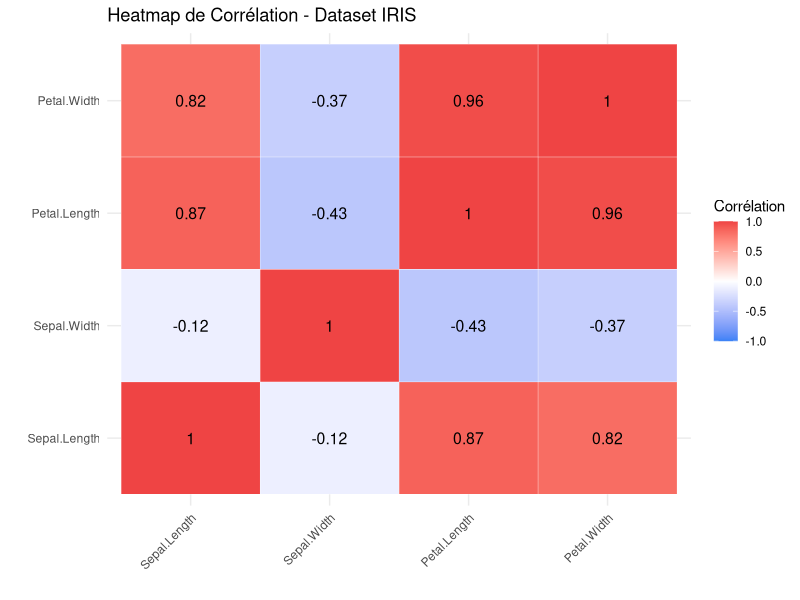
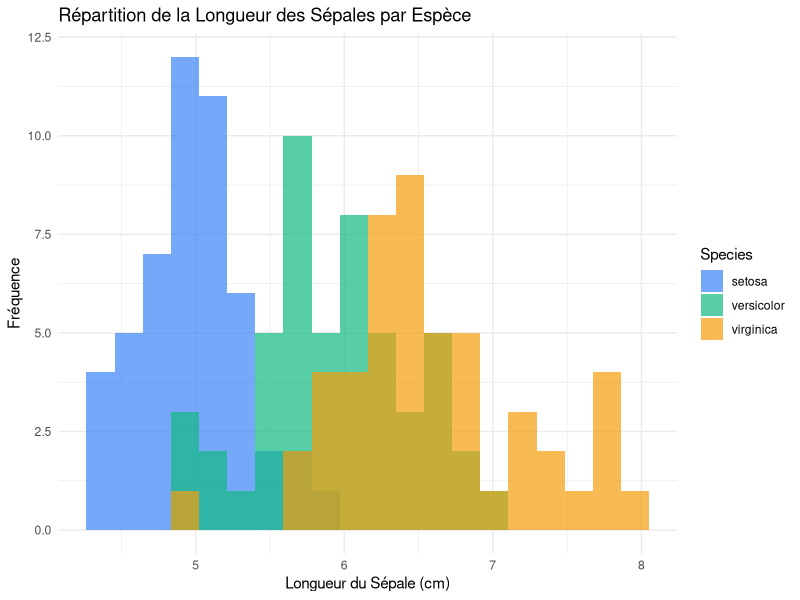
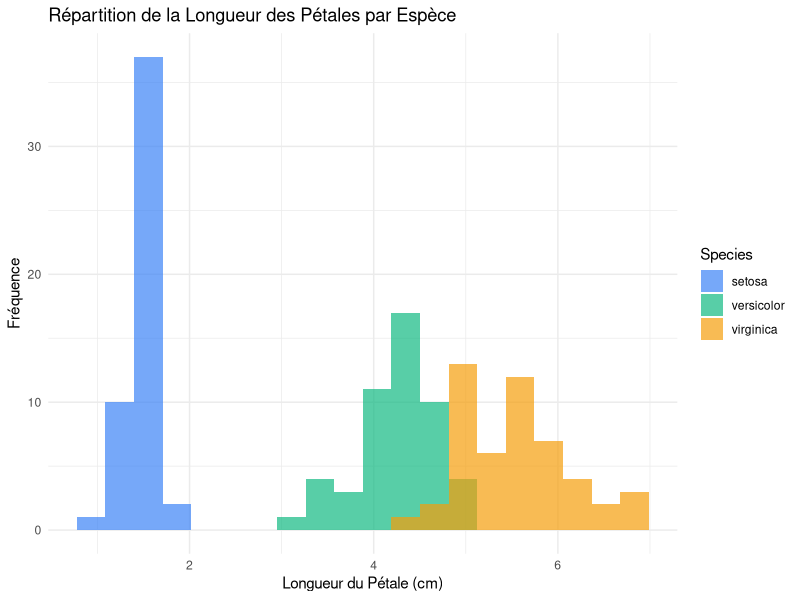
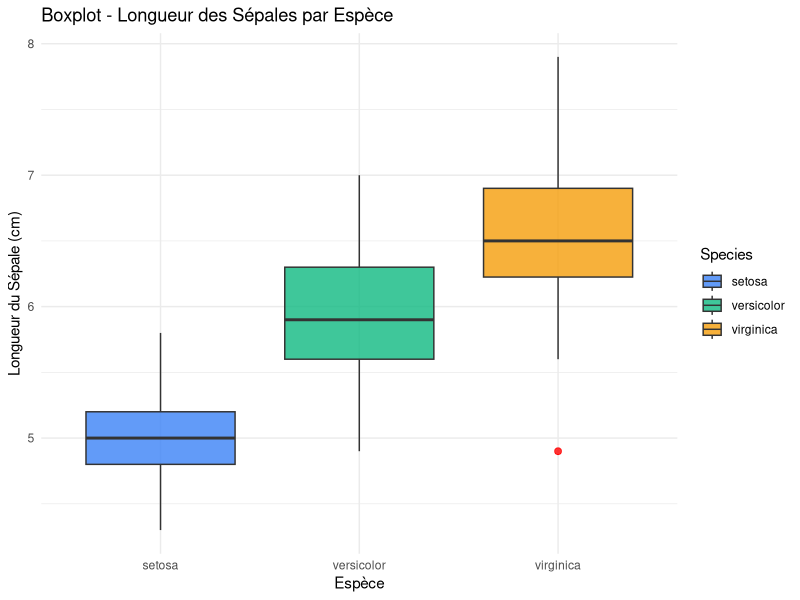
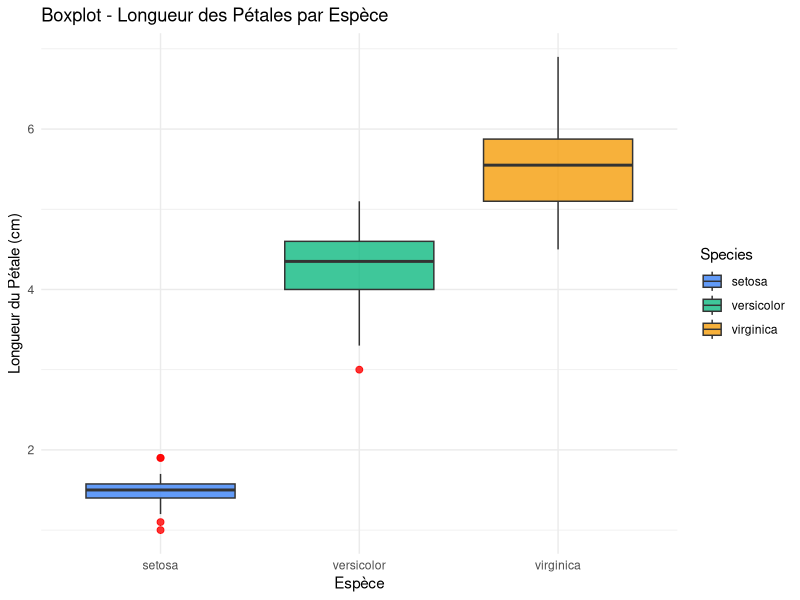
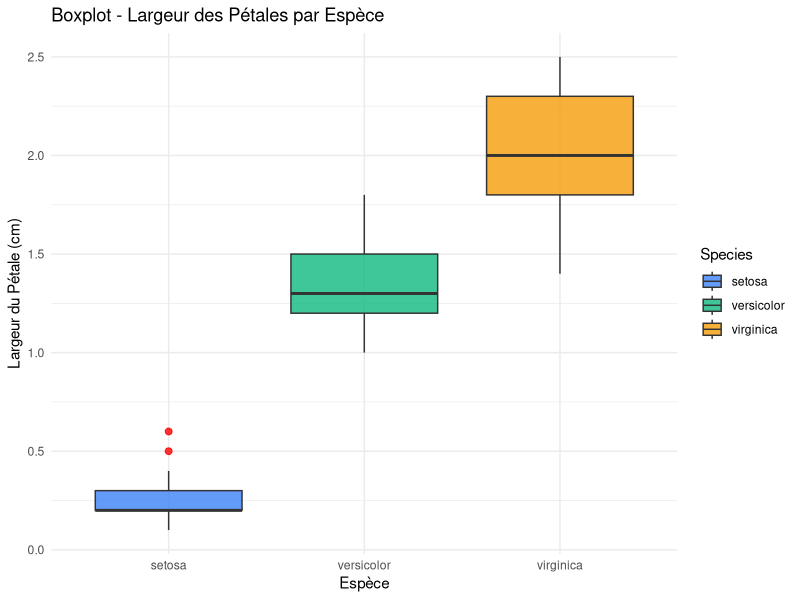
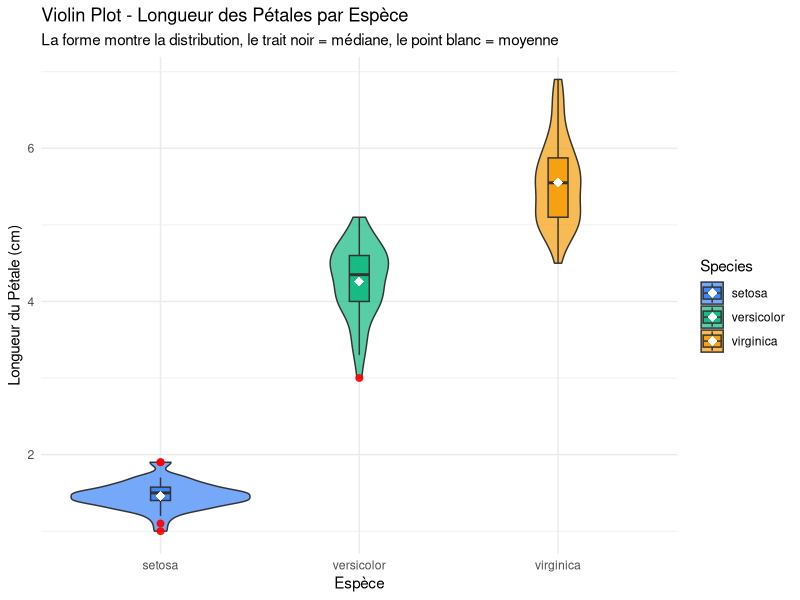
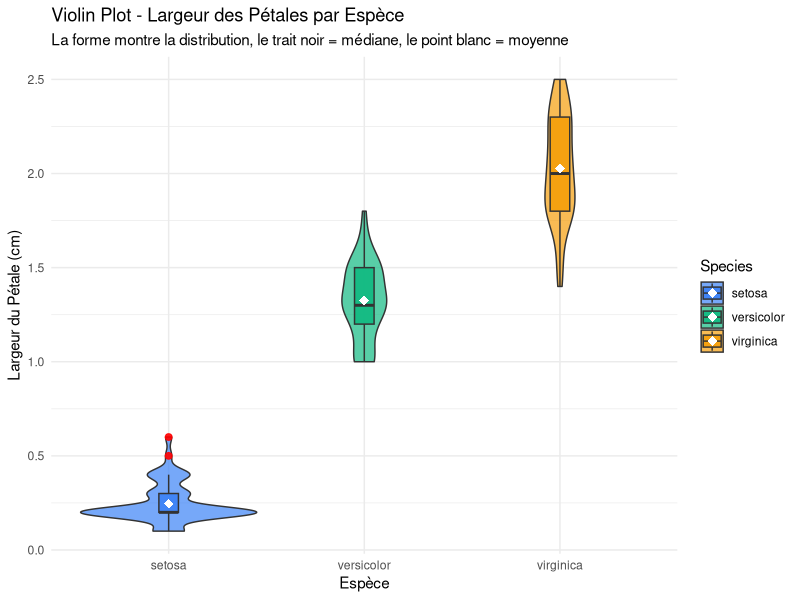

Recreate these plots in R, in order.
# =============================================================================
# BOTANICA IRIS - Analyse Exploratoire du Dataset IRIS
# Projet La Plateforme
# =============================================================================

# Installation des packages nécessaires (à faire une seule fois)
# install.packages("ggplot2")
# install.packages("dplyr")
# install.packages("reshape2")
# install.packages("GGally")

library(ggplot2)
library(dplyr)
library(reshape2)
library(GGally)


# =============================================================================
# ÉTAPE 1 : EXPLORATION ET PRÉPARATION DES DONNÉES
# =============================================================================

# --- Chargement du dataset ---
# Le dataset IRIS est intégré dans R, pas besoin de fichier externe
data(iris)

# --- Observation générale ---
# Affiche les 6 premières lignes du tableau
head(iris)

# Affiche les 6 dernières lignes
tail(iris)

# Dimensions du dataset : nombre de lignes et colonnes
dim(iris)

# Structure : types de chaque variable
str(iris)

# Résumé statistique rapide de toutes les colonnes
summary(iris)

# --- Types de variables ---
# Les 4 premières colonnes sont numériques (mesures en cm)
# La 5ème colonne "Species" est un facteur (variable catégorielle)
# On vérifie les 3 espèces présentes
levels(iris$Species)

# Nombre d'observations par espèce (50 par espèce, dataset équilibré)
table(iris$Species)

# --- Détection des valeurs manquantes ---
# colSums compte le nombre de NA par colonne
colSums(is.na(iris))

# Résultat attendu : 0 pour toutes les colonnes (dataset propre)


# =============================================================================
# ÉTAPE 2 : STATISTIQUES DESCRIPTIVES ET ANALYSE DES RELATIONS
# =============================================================================

# --- Tendance centrale et dispersion ---

# Moyenne de chaque variable numérique
colMeans(iris[, 1:4])

# Médiane
apply(iris[, 1:4], 2, median)

# Écart-type (mesure de dispersion)
apply(iris[, 1:4], 2, sd)

# Quartiles (Q1 et Q3)
apply(iris[, 1:4], 2, quantile, probs = c(0.25, 0.75))

# Statistiques détaillées par espèce avec dplyr
iris %>%
  group_by(Species) %>%
  summarise(
    moy_sepal_long  = mean(Sepal.Length),
    med_sepal_long  = median(Sepal.Length),
    sd_sepal_long   = sd(Sepal.Length),
    moy_petal_long  = mean(Petal.Length),
    med_petal_long  = median(Petal.Length),
    sd_petal_long   = sd(Petal.Length)
  )

# --- Matrice de corrélation ---
# On calcule la corrélation entre les 4 variables numériques
# Valeur proche de 1 = forte corrélation positive
# Valeur proche de -1 = forte corrélation négative
# Valeur proche de 0 = pas de corrélation
matrice_corr <- cor(iris[, 1:4])
print(round(matrice_corr, 2))

# --- Heatmap de la corrélation ---
# On transforme la matrice en format long pour ggplot2
corr_long <- melt(matrice_corr)

ggplot(corr_long, aes(x = Var1, y = Var2, fill = value)) +
  geom_tile(color = "white") +
  geom_text(aes(label = round(value, 2)), size = 4) +
  scale_fill_gradient2(
    low = "#3B82F6", mid = "white", high = "#EF4444",
    midpoint = 0, limit = c(-1, 1), name = "Corrélation"
  ) +
  labs(
    title = "Heatmap de Corrélation - Dataset IRIS",
    x = "", y = ""
  ) +
  theme_minimal() +
  theme(axis.text.x = element_text(angle = 45, hjust = 1))


# =============================================================================
# ÉTAPE 3 : VISUALISATION ET IDENTIFICATION DES TENDANCES
# =============================================================================

# --- Histogrammes ---
# Répartition de la longueur des sépales par espèce
ggplot(iris, aes(x = Sepal.Length, fill = Species)) +
  geom_histogram(bins = 20, alpha = 0.7, position = "identity") +
  scale_fill_manual(values = c("#3B82F6", "#10B981", "#F59E0B")) +
  labs(
    title = "Répartition de la Longueur des Sépales par Espèce",
    x = "Longueur du Sépale (cm)",
    y = "Fréquence"
  ) +
  theme_minimal()

# Répartition de la longueur des pétales par espèce
ggplot(iris, aes(x = Petal.Length, fill = Species)) +
  geom_histogram(bins = 20, alpha = 0.7, position = "identity") +
  scale_fill_manual(values = c("#3B82F6", "#10B981", "#F59E0B")) +
  labs(
    title = "Répartition de la Longueur des Pétales par Espèce",
    x = "Longueur du Pétale (cm)",
    y = "Fréquence"
  ) +
  theme_minimal()

# --- Boxplots ---
# Permet de visualiser la médiane, les quartiles et les outliers

# Boxplot : longueur des sépales
ggplot(iris, aes(x = Species, y = Sepal.Length, fill = Species)) +
  geom_boxplot(alpha = 0.8, outlier.color = "red", outlier.size = 2) +
  scale_fill_manual(values = c("#3B82F6", "#10B981", "#F59E0B")) +
  labs(
    title = "Boxplot - Longueur des Sépales par Espèce",
    x = "Espèce",
    y = "Longueur du Sépale (cm)"
  ) +
  theme_minimal()

# Boxplot : longueur des pétales
ggplot(iris, aes(x = Species, y = Petal.Length, fill = Species)) +
  geom_boxplot(alpha = 0.8, outlier.color = "red", outlier.size = 2) +
  scale_fill_manual(values = c("#3B82F6", "#10B981", "#F59E0B")) +
  labs(
    title = "Boxplot - Longueur des Pétales par Espèce",
    x = "Espèce",
    y = "Longueur du Pétale (cm)"
  ) +
  theme_minimal()

# Boxplot : largeur des pétales
ggplot(iris, aes(x = Species, y = Petal.Width, fill = Species)) +
  geom_boxplot(alpha = 0.8, outlier.color = "red", outlier.size = 2) +
  scale_fill_manual(values = c("#3B82F6", "#10B981", "#F59E0B")) +
  labs(
    title = "Boxplot - Largeur des Pétales par Espèce",
    x = "Espèce",
    y = "Largeur du Pétale (cm)"
  ) +
  theme_minimal()

# --- Violin Plots ---
# Combine la forme de la distribution + la boîte en un seul graphique

# Violin plot : longueur des pétales
ggplot(iris, aes(x = Species, y = Petal.Length, fill = Species)) +
  geom_violin(alpha = 0.7) +
  geom_boxplot(width = 0.1, alpha = 0.9, outlier.color = "red", outlier.size = 2) +
  stat_summary(fun = mean, geom = "point", shape = 18, size = 3, color = "white") +
  scale_fill_manual(values = c("#3B82F6", "#10B981", "#F59E0B")) +
  labs(
    title = "Violin Plot - Longueur des Pétales par Espèce",
    subtitle = "La forme montre la distribution, le trait noir = médiane, le point blanc = moyenne",
    x = "Espèce",
    y = "Longueur du Pétale (cm)"
  ) +
  theme_minimal()

# Violin plot : largeur des pétales
ggplot(iris, aes(x = Species, y = Petal.Width, fill = Species)) +
  geom_violin(alpha = 0.7) +
  geom_boxplot(width = 0.1, alpha = 0.9, outlier.color = "red", outlier.size = 2) +
  stat_summary(fun = mean, geom = "point", shape = 18, size = 3, color = "white") +
  scale_fill_manual(values = c("#3B82F6", "#10B981", "#F59E0B")) +
  labs(
    title = "Violin Plot - Largeur des Pétales par Espèce",
    subtitle = "La forme montre la distribution, le trait noir = médiane, le point blanc = moyenne",
    x = "Espèce",
    y = "Largeur du Pétale (cm)"
  ) +
  theme_minimal()

# --- Scatter Plot ---
# Relation entre longueur et largeur des pétales
# C'est le graphique le plus discriminant pour séparer les espèces
ggplot(iris, aes(x = Petal.Length, y = Petal.Width, color = Species)) +
  geom_point(size = 3, alpha = 0.8) +
  scale_color_manual(values = c("#3B82F6", "#10B981", "#F59E0B")) +
  labs(
    title = "Scatter Plot - Longueur vs Largeur des Pétales",
    subtitle = "Les 3 espèces sont clairement séparées sur ce graphique",
    x = "Longueur du Pétale (cm)",
    y = "Largeur du Pétale (cm)"
  ) +
  theme_minimal()

# Scatter Plot : sépales (moins discriminant)
ggplot(iris, aes(x = Sepal.Length, y = Sepal.Width, color = Species)) +
  geom_point(size = 3, alpha = 0.8) +
  scale_color_manual(values = c("#3B82F6", "#10B981", "#F59E0B")) +
  labs(
    title = "Scatter Plot - Longueur vs Largeur des Sépales",
    subtitle = "Les espèces se chevauchent davantage sur les sépales",
    x = "Longueur du Sépale (cm)",
    y = "Largeur du Sépale (cm)"
  ) +
  theme_minimal()


# --- Pair Plot ---
# Affiche tous les scatter plots possibles entre les 4 variables en une seule image
# C'est le graphique le plus complet pour visualiser toutes les relations d'un coup
ggpairs(
  iris,
  aes(color = Species, alpha = 0.7),
  columns = 1:4
) +
  scale_color_manual(values = c("#3B82F6", "#10B981", "#F59E0B")) +
  scale_fill_manual(values = c("#3B82F6", "#10B981", "#F59E0B")) +
  labs(title = "Pair Plot - Toutes les relations entre variables") +
  theme_minimal()


# =============================================================================
# ÉTAPE 4 : SYNTHÈSE ET CONCLUSIONS
# =============================================================================

# --- Résumé des insights clés ---
cat("
=== SYNTHÈSE DE L'ANALYSE BOTANICA IRIS ===

1. STRUCTURE DU DATASET
   - 150 observations, 5 variables
   - 3 espèces : setosa, versicolor, virginica (50 chacune)
   - Aucune valeur manquante

2. CORRÉLATIONS FORTES
   - Petal.Length / Petal.Width : corrélation ~0.96 (très forte)
   - Petal.Length / Sepal.Length : corrélation ~0.87 (forte)
   - Sepal.Length / Sepal.Width : corrélation ~-0.11 (quasi nulle)

3. DIFFÉRENCES ENTRE ESPÈCES
   - Iris setosa : pétales très petits, clairement séparée des deux autres
   - Iris versicolor : valeurs intermédiaires
   - Iris virginica : pétales et sépales les plus grands

4. OUTLIERS DÉTECTÉS
   - Quelques outliers sur les boxplots de Sepal.Width pour setosa
   - Versicolor présente des valeurs extrêmes sur Sepal.Width

5. CLASSIFICATION POSSIBLE ?
   - Oui : les mesures des pétales suffisent presque à identifier l'espèce
   - Le scatter plot Petal.Length vs Petal.Width montre 3 clusters distincts
   - Setosa est parfaitement séparée ; versicolor et virginica se chevauchent légèrement
")
